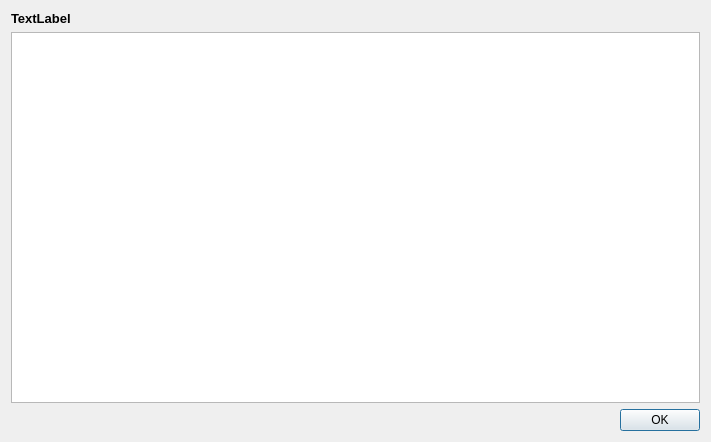
<?xml version="1.0" encoding="UTF-8"?>
<ui version="4.0">
 <class>ShowTextFile</class>
 <widget class="QDialog" name="ShowTextFile">
  <property name="windowModality">
   <enum>Qt::WindowModal</enum>
  </property>
  <property name="geometry">
   <rect>
    <x>0</x>
    <y>0</y>
    <width>711</width>
    <height>442</height>
   </rect>
  </property>
  <property name="windowTitle">
   <string>Show text</string>
  </property>
  <property name="windowIcon">
   <iconset resource="highlight-gui.qrc">
    <normaloff>:/highlight.png</normaloff>:/highlight.png</iconset>
  </property>
  <property name="modal">
   <bool>true</bool>
  </property>
  <layout class="QVBoxLayout" name="verticalLayout">
   <item>
    <widget class="QLabel" name="lbTitle">
     <property name="font">
      <font>
       <pointsize>10</pointsize>
       <weight>75</weight>
       <bold>true</bold>
      </font>
     </property>
     <property name="text">
      <string>TextLabel</string>
     </property>
    </widget>
   </item>
   <item>
    <widget class="QTextBrowser" name="textBrowser">
     <property name="font">
      <font>
       <family>Monospace</family>
      </font>
     </property>
     <property name="openExternalLinks">
      <bool>true</bool>
     </property>
    </widget>
   </item>
   <item>
    <layout class="QHBoxLayout" name="horizontalLayout">
     <item>
      <spacer name="horizontalSpacer">
       <property name="orientation">
        <enum>Qt::Horizontal</enum>
       </property>
       <property name="sizeHint" stdset="0">
        <size>
         <width>40</width>
         <height>20</height>
        </size>
       </property>
      </spacer>
     </item>
     <item>
      <widget class="QPushButton" name="pushButton">
       <property name="text">
        <string>OK</string>
       </property>
       <property name="default">
        <bool>true</bool>
       </property>
      </widget>
     </item>
    </layout>
   </item>
  </layout>
 </widget>
 <resources>
  <include location="highlight-gui.qrc"/>
 </resources>
 <connections/>
</ui>
